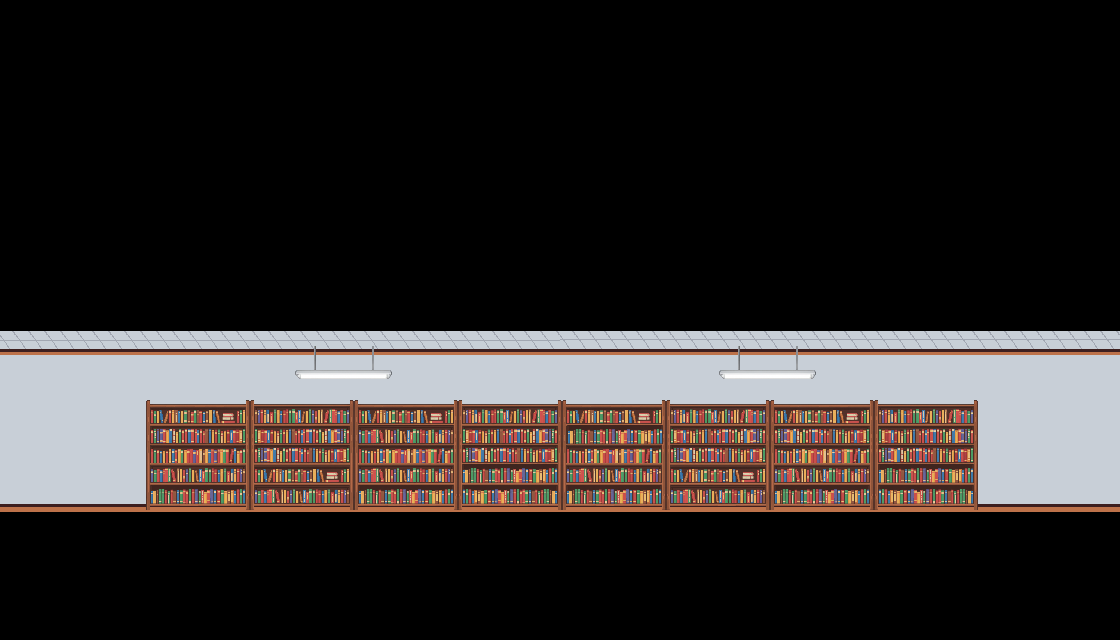

Tiled map render using the project's own tile images. Description and the whole map definition, tile-layer contents included, below:
An orthogonal 35x20 tile map with 32x32 px tiles, 1 tile layer (Fundo), 1 hidden layer not drawn, 6 tilesets and 1 object (Plataforma).

<map version="1.10" tiledversion="1.11.0" orientation="orthogonal" renderorder="right-down" width="35" height="20" tilewidth="32" tileheight="32" infinite="0" nextlayerid="15" nextobjectid="73">
 <editorsettings>
  <export target="map_1.tmj" format="json" />
 </editorsettings>
 <tileset firstgid="1" name="Blocos" tilewidth="32" tileheight="32" tilecount="1" columns="0">
  <grid orientation="orthogonal" width="1" height="1" />
  <tile id="0">
   <properties>
    <property name="collision_type" type="int" value="0" />
    <property name="elasticity" type="float" value="0" />
    <property name="friction" type="float" value="0.1" />
    <property name="mass" type="float" value="1" />
    <property name="shape.layers" type="int" value="-1" />
    <property name="static" type="bool" value="true" />
   </properties>
   <image source="../graphics/blocks/Bloco_1.png" width="32" height="32" />
  </tile>
 </tileset>
 <tileset firstgid="2" source="Plataformas.tsx" />
 <tileset firstgid="5" source="Fundos.tsx" />
 <tileset firstgid="15" source="Npcs.tsx" />
 <tileset firstgid="18" source="Inimigos.tsx" />
 <tileset firstgid="19" source="Desert_1.tsx" />
 <layer id="11" name="Fundo" width="35" height="20">
  <data encoding="csv">
0,0,0,0,0,0,0,0,0,0,0,0,0,0,0,0,0,0,0,0,0,0,0,0,0,0,0,0,0,0,0,0,0,0,0,
0,0,0,0,0,0,0,0,0,0,0,0,0,0,0,0,0,0,0,0,0,0,0,0,0,0,0,0,0,0,0,0,0,0,0,
0,0,0,0,0,0,0,0,0,0,0,0,0,0,0,0,0,0,0,0,0,0,0,0,0,0,0,0,0,0,0,0,0,0,0,
0,0,0,0,0,0,0,0,0,0,0,0,0,0,0,0,0,0,0,0,0,0,0,0,0,0,0,0,0,0,0,0,0,0,0,
0,0,0,0,0,0,0,0,0,0,0,0,0,0,0,0,0,0,0,0,0,0,0,0,0,0,0,0,0,0,0,0,0,0,0,
0,0,0,0,0,0,0,0,0,0,0,0,0,0,0,0,0,0,0,0,0,0,0,0,0,0,0,0,0,0,0,0,0,0,0,
0,0,0,0,0,0,0,0,0,0,0,0,0,0,0,0,0,0,0,0,0,0,0,0,0,0,0,0,0,0,0,0,0,0,0,
0,0,0,0,0,0,0,0,0,0,0,0,0,0,0,0,0,0,0,0,0,0,0,0,0,0,0,0,0,0,0,0,0,0,0,
0,0,0,0,0,0,0,0,0,0,0,0,0,0,0,0,0,0,0,0,0,0,0,0,0,0,0,0,0,0,0,0,0,0,0,
0,0,0,0,0,0,0,0,0,0,0,0,0,0,0,0,0,0,0,0,0,0,0,0,0,0,0,0,0,0,0,0,0,0,0,
0,0,0,0,0,0,0,0,0,0,0,0,0,0,0,0,0,0,0,0,0,0,0,0,0,0,0,0,0,0,0,0,0,0,0,
0,0,0,0,0,0,0,0,0,0,0,0,0,0,0,0,0,0,0,0,0,0,0,0,0,0,0,0,0,0,0,0,0,0,0,
0,0,0,0,0,0,0,0,0,0,0,0,0,0,0,0,0,0,0,0,0,0,0,0,0,0,0,0,0,0,0,0,0,0,0,
0,0,0,0,0,0,0,0,0,0,0,0,0,0,0,0,0,0,0,0,0,0,0,0,0,0,0,0,0,0,0,0,0,0,0,
0,0,0,0,0,0,0,0,0,0,0,0,0,0,0,0,0,0,0,0,0,0,0,0,0,0,0,0,0,0,0,0,0,0,0,
0,0,0,0,0,0,0,0,0,0,0,0,0,0,0,0,0,0,0,0,0,0,0,0,0,0,0,0,0,0,0,0,0,0,0,
0,0,0,0,0,0,0,0,0,0,0,0,0,0,0,0,0,0,0,0,0,0,0,0,0,0,0,0,0,0,0,0,0,0,0,
0,0,0,0,0,0,0,0,0,0,0,0,0,0,0,0,0,0,0,0,0,0,0,0,0,0,0,0,0,0,0,0,0,0,0,
0,0,0,0,0,0,0,0,0,0,0,0,0,0,0,0,0,0,0,0,0,0,0,0,0,0,0,0,0,0,0,0,0,0,0,
14,0,0,0,0,0,0,0,0,0,0,0,0,0,0,0,0,0,0,0,0,0,0,0,0,0,0,0,0,0,0,0,0,0,0
</data>
 </layer>
 <layer id="8" name="Terreno" width="35" height="20" visible="0">
  <data encoding="csv">
0,0,0,0,0,0,0,0,0,0,0,0,0,0,0,0,0,0,0,0,0,0,0,0,0,0,0,0,0,0,0,0,0,0,0,
0,0,0,0,0,0,0,0,0,0,0,0,0,0,0,0,0,0,0,0,0,0,0,0,0,0,0,0,0,0,0,0,0,0,0,
0,0,0,0,0,0,0,0,0,0,0,0,0,0,0,0,0,0,0,0,0,0,0,0,0,0,0,0,0,0,0,0,0,0,0,
0,0,0,0,0,0,0,0,0,0,0,0,0,0,0,0,0,0,0,0,0,0,0,0,0,0,0,0,0,0,0,0,0,0,0,
0,0,0,0,0,0,0,0,0,0,0,0,0,0,0,0,0,0,0,0,0,0,0,0,0,0,0,0,0,0,0,0,0,0,0,
0,0,0,0,0,0,0,0,0,0,0,0,0,0,0,0,0,0,0,0,0,0,0,0,0,0,0,0,0,0,0,0,0,0,0,
0,0,0,0,0,0,0,0,0,0,0,0,0,0,0,0,0,0,0,0,0,0,0,0,0,0,0,0,0,0,0,0,0,0,0,
0,0,0,0,0,0,0,0,0,0,0,0,0,0,0,0,0,0,0,0,0,0,0,0,0,0,0,0,0,0,0,0,0,0,0,
0,0,0,0,0,0,0,0,0,0,0,0,0,0,0,0,0,0,0,0,0,0,0,0,0,0,0,0,0,0,0,0,0,0,0,
0,0,0,0,0,0,0,0,0,0,0,0,0,0,0,0,0,0,0,0,0,0,0,0,0,0,0,0,0,0,0,0,0,0,0,
0,0,0,0,0,0,0,0,0,0,0,0,0,0,0,0,0,0,0,0,0,0,0,0,0,0,0,0,0,0,0,0,0,0,0,
0,0,0,0,0,0,0,0,0,0,0,0,0,0,0,0,0,0,0,0,0,0,0,0,0,0,0,0,0,0,0,0,0,0,0,
0,0,0,0,0,0,0,0,0,0,0,0,0,0,0,0,0,0,0,0,0,0,0,0,0,0,0,0,0,0,0,0,0,0,0,
0,0,0,0,0,0,0,0,0,0,0,0,0,0,0,0,0,0,0,0,0,0,0,0,0,0,0,0,0,0,0,0,0,0,0,
0,0,0,0,0,0,0,0,0,0,0,0,0,0,0,0,0,0,0,0,0,0,0,0,0,0,0,0,0,0,0,0,0,0,0,
0,0,0,0,0,0,0,0,0,0,0,0,0,0,0,0,0,0,0,0,0,0,0,0,0,0,0,0,0,0,0,0,0,0,0,
20,21,21,21,21,21,21,21,21,21,21,21,21,21,21,21,21,21,21,21,21,21,21,21,21,21,21,21,21,21,21,21,21,21,22,
25,26,26,26,26,26,26,26,26,26,26,26,26,26,26,26,26,26,26,26,26,26,26,26,26,26,26,26,26,26,26,26,26,26,27,
25,26,26,26,26,26,26,26,26,26,26,26,26,26,26,26,26,26,26,26,26,26,26,26,26,26,26,26,26,26,26,26,26,26,27,
25,31,31,31,31,31,31,31,31,31,31,31,31,31,31,31,31,31,31,31,31,31,31,31,31,31,31,31,31,31,31,31,31,31,27
</data>
 </layer>
 <objectgroup id="2" name="Blocos" />
 <objectgroup id="4" name="Plataformas">
  <object id="56" name="floor" type="Plataforma" x="0" y="512" width="1120" height="128">
   <properties>
    <property name="body_type" propertytype="body_type" value="STATIC" />
   </properties>
  </object>
 </objectgroup>
 <objectgroup id="13" name="NPC" />
 <objectgroup id="14" name="Inimigos" />
</map>
